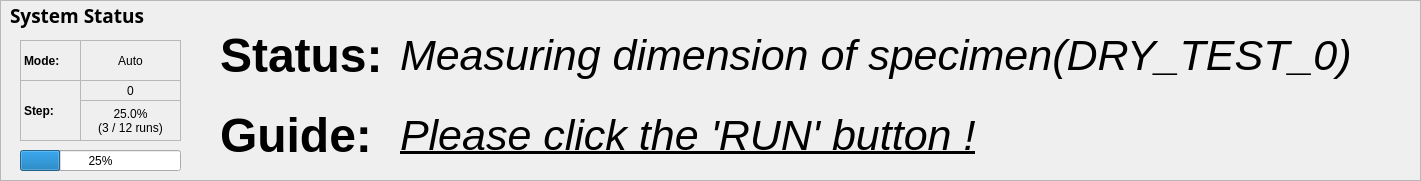
   <widget class="QFrame" name="frame_7">
    <property name="geometry">
     <rect>
      <x>20</x>
      <y>750</y>
      <width>1421</width>
      <height>181</height>
     </rect>
    </property>
    <property name="frameShape">
     <enum>QFrame::StyledPanel</enum>
    </property>
    <property name="frameShadow">
     <enum>QFrame::Raised</enum>
    </property>
    <widget class="QLabel" name="txt_system_status">
     <property name="geometry">
      <rect>
       <x>220</x>
       <y>30</y>
       <width>181</width>
       <height>51</height>
      </rect>
     </property>
     <property name="font">
      <font>
       <pointsize>36</pointsize>
       <weight>75</weight>
       <italic>false</italic>
       <bold>true</bold>
      </font>
     </property>
     <property name="text">
      <string>Status:</string>
     </property>
    </widget>
    <widget class="QLabel" name="label_21">
     <property name="geometry">
      <rect>
       <x>10</x>
       <y>0</y>
       <width>161</width>
       <height>31</height>
      </rect>
     </property>
     <property name="font">
      <font>
       <family>3ds</family>
       <pointsize>14</pointsize>
       <weight>75</weight>
       <bold>true</bold>
      </font>
     </property>
     <property name="text">
      <string>System Status</string>
     </property>
    </widget>
    <widget class="QProgressBar" name="pBar_control">
     <property name="geometry">
      <rect>
       <x>20</x>
       <y>150</y>
       <width>161</width>
       <height>21</height>
      </rect>
     </property>
     <property name="value">
      <number>25</number>
     </property>
     <property name="textVisible">
      <bool>true</bool>
     </property>
     <property name="orientation">
      <enum>Qt::Horizontal</enum>
     </property>
     <property name="textDirection">
      <enum>QProgressBar::TopToBottom</enum>
     </property>
    </widget>
    <widget class="QFrame" name="frame_9">
     <property name="geometry">
      <rect>
       <x>20</x>
       <y>40</y>
       <width>161</width>
       <height>41</height>
      </rect>
     </property>
     <property name="frameShape">
      <enum>QFrame::StyledPanel</enum>
     </property>
     <property name="frameShadow">
      <enum>QFrame::Raised</enum>
     </property>
     <widget class="QLabel" name="label_15">
      <property name="geometry">
       <rect>
        <x>0</x>
        <y>0</y>
        <width>61</width>
        <height>41</height>
       </rect>
      </property>
      <property name="font">
       <font>
        <weight>75</weight>
        <bold>true</bold>
       </font>
      </property>
      <property name="frameShape">
       <enum>QFrame::StyledPanel</enum>
      </property>
      <property name="text">
       <string>Mode:</string>
      </property>
     </widget>
     <widget class="QLabel" name="label_30">
      <property name="geometry">
       <rect>
        <x>60</x>
        <y>0</y>
        <width>101</width>
        <height>41</height>
       </rect>
      </property>
      <property name="autoFillBackground">
       <bool>false</bool>
      </property>
      <property name="frameShape">
       <enum>QFrame::StyledPanel</enum>
      </property>
      <property name="frameShadow">
       <enum>QFrame::Plain</enum>
      </property>
      <property name="text">
       <string>Auto</string>
      </property>
      <property name="alignment">
       <set>Qt::AlignCenter</set>
      </property>
     </widget>
    </widget>
    <widget class="QFrame" name="frame_10">
     <property name="geometry">
      <rect>
       <x>20</x>
       <y>80</y>
       <width>161</width>
       <height>61</height>
      </rect>
     </property>
     <property name="frameShape">
      <enum>QFrame::StyledPanel</enum>
     </property>
     <property name="frameShadow">
      <enum>QFrame::Raised</enum>
     </property>
     <widget class="QLabel" name="label_36">
      <property name="geometry">
       <rect>
        <x>0</x>
        <y>0</y>
        <width>61</width>
        <height>61</height>
       </rect>
      </property>
      <property name="font">
       <font>
        <weight>75</weight>
        <bold>true</bold>
       </font>
      </property>
      <property name="frameShape">
       <enum>QFrame::StyledPanel</enum>
      </property>
      <property name="text">
       <string>Step:</string>
      </property>
     </widget>
     <widget class="QLabel" name="label_39">
      <property name="geometry">
       <rect>
        <x>60</x>
        <y>0</y>
        <width>101</width>
        <height>21</height>
       </rect>
      </property>
      <property name="autoFillBackground">
       <bool>false</bool>
      </property>
      <property name="frameShape">
       <enum>QFrame::StyledPanel</enum>
      </property>
      <property name="frameShadow">
       <enum>QFrame::Plain</enum>
      </property>
      <property name="text">
       <string>0</string>
      </property>
      <property name="alignment">
       <set>Qt::AlignCenter</set>
      </property>
     </widget>
     <widget class="QLabel" name="label_41">
      <property name="geometry">
       <rect>
        <x>60</x>
        <y>20</y>
        <width>101</width>
        <height>41</height>
       </rect>
      </property>
      <property name="autoFillBackground">
       <bool>false</bool>
      </property>
      <property name="frameShape">
       <enum>QFrame::StyledPanel</enum>
      </property>
      <property name="frameShadow">
       <enum>QFrame::Plain</enum>
      </property>
      <property name="text">
       <string>25.0%
(3 / 12 runs)</string>
      </property>
      <property name="alignment">
       <set>Qt::AlignCenter</set>
      </property>
     </widget>
    </widget>
    <widget class="QLabel" name="txt_system_status_2">
     <property name="geometry">
      <rect>
       <x>220</x>
       <y>110</y>
       <width>171</width>
       <height>51</height>
      </rect>
     </property>
     <property name="font">
      <font>
       <pointsize>36</pointsize>
       <weight>75</weight>
       <italic>false</italic>
       <bold>true</bold>
      </font>
     </property>
     <property name="text">
      <string>Guide:</string>
     </property>
    </widget>
    <widget class="QLabel" name="txt_system_status_3">
     <property name="geometry">
      <rect>
       <x>400</x>
       <y>30</y>
       <width>1011</width>
       <height>51</height>
      </rect>
     </property>
     <property name="font">
      <font>
       <pointsize>32</pointsize>
       <italic>true</italic>
      </font>
     </property>
     <property name="text">
      <string>Measuring dimension of specimen(DRY_TEST_0)</string>
     </property>
    </widget>
    <widget class="QLabel" name="txt_system_status_5">
     <property name="geometry">
      <rect>
       <x>400</x>
       <y>110</y>
       <width>1051</width>
       <height>51</height>
      </rect>
     </property>
     <property name="font">
      <font>
       <pointsize>32</pointsize>
       <italic>true</italic>
       <underline>true</underline>
      </font>
     </property>
     <property name="text">
      <string>Please click the 'RUN' button !</string>
     </property>
    </widget>
   </widget>
